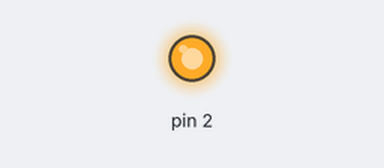
A sketch run on a simulated Arduino Uno, built with avr-gcc and run on an emulated ATmega328P. Parts: output pins drawn as LEDs (lit = HIGH).

Above: at 1.5 s.
At 5.4 s:
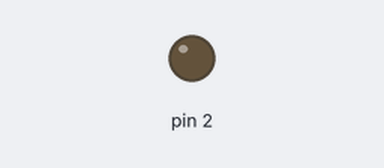
Timing chart, 0 to 8.5 s (numbered marks = the images above):
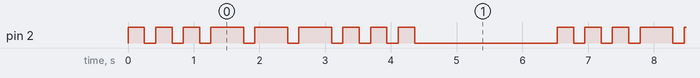

Measured:
- by itself, pin 2: repeats every 6.5 s: 2 × (LOW 0.17 s, HIGH 0.25 s), 3 × (LOW 0.17 s, HIGH 0.50 s), 3 × (LOW 0.17 s, HIGH 0.25 s), LOW 2.2 s, HIGH 0.25 s
- by itself, everything shown: repeats every 6.5 s, in 18 steps

The sketch:

ledprogram.ino
```cpp
int wait = 170;
int dah = 500;
int dit = 250;

void setup() {
  // put your setup code here, to run once:
pinMode (2,OUTPUT);
}

void loop() {
  // put your main code here, to run repeatedly:
  //S
 digitalWrite(2, HIGH);
 delay(dit);
 digitalWrite(2,LOW);
 delay(wait);
 digitalWrite(2, HIGH);
 delay(dit);
 digitalWrite(2,LOW);
 delay(wait);
 digitalWrite(2, HIGH);
 delay(dit);
 digitalWrite(2,LOW);
 delay(wait);

//O

  digitalWrite(2, HIGH);
 delay(dah);
 digitalWrite(2,LOW);
 delay(wait);
 digitalWrite(2, HIGH);
 delay(dah);
 digitalWrite(2,LOW);
 delay(wait);
 digitalWrite(2, HIGH);
 delay(dah);
 digitalWrite(2,LOW);
 delay(wait);

//S

  digitalWrite(2, HIGH);
 delay(dit);
 digitalWrite(2,LOW);
 delay(wait);
 digitalWrite(2, HIGH);
 delay(dit);
 digitalWrite(2,LOW);
 delay(wait);
 digitalWrite(2, HIGH);
 delay(dit);
 digitalWrite(2,LOW);
 delay(wait);

 delay(2000);
}
```
